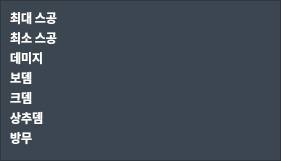
     <widget class="QFrame" name="frame_stat_main1">
      <property name="geometry">
       <rect>
        <x>0</x>
        <y>200</y>
        <width>281</width>
        <height>161</height>
       </rect>
      </property>
      <property name="styleSheet">
       <string notr="true">background-color: rgb(60, 70, 80);</string>
      </property>
      <property name="frameShape">
       <enum>QFrame::StyledPanel</enum>
      </property>
      <property name="frameShadow">
       <enum>QFrame::Raised</enum>
      </property>
      <widget class="QLabel" name="lb_c_max_spow">
       <property name="geometry">
        <rect>
         <x>10</x>
         <y>10</y>
         <width>261</width>
         <height>16</height>
        </rect>
       </property>
       <property name="font">
        <font>
         <family>메이플스토리</family>
         <weight>75</weight>
         <bold>true</bold>
        </font>
       </property>
       <property name="styleSheet">
        <string notr="true">background-color: rgba(255, 255, 255, 0);
color: rgb(255, 255, 255);</string>
       </property>
       <property name="text">
        <string>최대 스공</string>
       </property>
       <property name="alignment">
        <set>Qt::AlignLeading|Qt::AlignLeft|Qt::AlignVCenter</set>
       </property>
      </widget>
      <widget class="QLabel" name="lb_c_min_spow">
       <property name="geometry">
        <rect>
         <x>10</x>
         <y>30</y>
         <width>261</width>
         <height>16</height>
        </rect>
       </property>
       <property name="font">
        <font>
         <family>메이플스토리</family>
         <weight>75</weight>
         <bold>true</bold>
        </font>
       </property>
       <property name="styleSheet">
        <string notr="true">background-color: rgba(255, 255, 255, 0);
color: rgb(255, 255, 255);</string>
       </property>
       <property name="text">
        <string>최소 스공</string>
       </property>
       <property name="alignment">
        <set>Qt::AlignLeading|Qt::AlignLeft|Qt::AlignVCenter</set>
       </property>
      </widget>
      <widget class="QLabel" name="lb_c_dmg">
       <property name="geometry">
        <rect>
         <x>10</x>
         <y>50</y>
         <width>261</width>
         <height>16</height>
        </rect>
       </property>
       <property name="font">
        <font>
         <family>메이플스토리</family>
         <weight>75</weight>
         <bold>true</bold>
        </font>
       </property>
       <property name="styleSheet">
        <string notr="true">background-color: rgba(255, 255, 255, 0);
color: rgb(255, 255, 255);</string>
       </property>
       <property name="text">
        <string>데미지</string>
       </property>
       <property name="alignment">
        <set>Qt::AlignLeading|Qt::AlignLeft|Qt::AlignVCenter</set>
       </property>
      </widget>
      <widget class="QLabel" name="lb_c_bdmg">
       <property name="geometry">
        <rect>
         <x>10</x>
         <y>70</y>
         <width>261</width>
         <height>16</height>
        </rect>
       </property>
       <property name="font">
        <font>
         <family>메이플스토리</family>
         <weight>75</weight>
         <bold>true</bold>
        </font>
       </property>
       <property name="styleSheet">
        <string notr="true">background-color: rgba(255, 255, 255, 0);
color: rgb(255, 255, 255);</string>
       </property>
       <property name="text">
        <string>보뎀</string>
       </property>
       <property name="alignment">
        <set>Qt::AlignLeading|Qt::AlignLeft|Qt::AlignVCenter</set>
       </property>
      </widget>
      <widget class="QLabel" name="lb_c_cdmg">
       <property name="geometry">
        <rect>
         <x>10</x>
         <y>90</y>
         <width>261</width>
         <height>16</height>
        </rect>
       </property>
       <property name="font">
        <font>
         <family>메이플스토리</family>
         <weight>75</weight>
         <bold>true</bold>
        </font>
       </property>
       <property name="styleSheet">
        <string notr="true">background-color: rgba(255, 255, 255, 0);
color: rgb(255, 255, 255);</string>
       </property>
       <property name="text">
        <string>크뎀</string>
       </property>
       <property name="alignment">
        <set>Qt::AlignLeading|Qt::AlignLeft|Qt::AlignVCenter</set>
       </property>
      </widget>
      <widget class="QLabel" name="lb_c_sdmg">
       <property name="geometry">
        <rect>
         <x>10</x>
         <y>110</y>
         <width>261</width>
         <height>16</height>
        </rect>
       </property>
       <property name="font">
        <font>
         <family>메이플스토리</family>
         <weight>75</weight>
         <bold>true</bold>
        </font>
       </property>
       <property name="styleSheet">
        <string notr="true">background-color: rgba(255, 255, 255, 0);
color: rgb(255, 255, 255);</string>
       </property>
       <property name="text">
        <string>상추뎀</string>
       </property>
       <property name="alignment">
        <set>Qt::AlignLeading|Qt::AlignLeft|Qt::AlignVCenter</set>
       </property>
      </widget>
      <widget class="QLabel" name="lb_c_defig">
       <property name="geometry">
        <rect>
         <x>10</x>
         <y>130</y>
         <width>261</width>
         <height>16</height>
        </rect>
       </property>
       <property name="font">
        <font>
         <family>메이플스토리</family>
         <weight>75</weight>
         <bold>true</bold>
        </font>
       </property>
       <property name="styleSheet">
        <string notr="true">background-color: rgba(255, 255, 255, 0);
color: rgb(255, 255, 255);</string>
       </property>
       <property name="text">
        <string>방무</string>
       </property>
       <property name="alignment">
        <set>Qt::AlignLeading|Qt::AlignLeft|Qt::AlignVCenter</set>
       </property>
      </widget>
     </widget>
